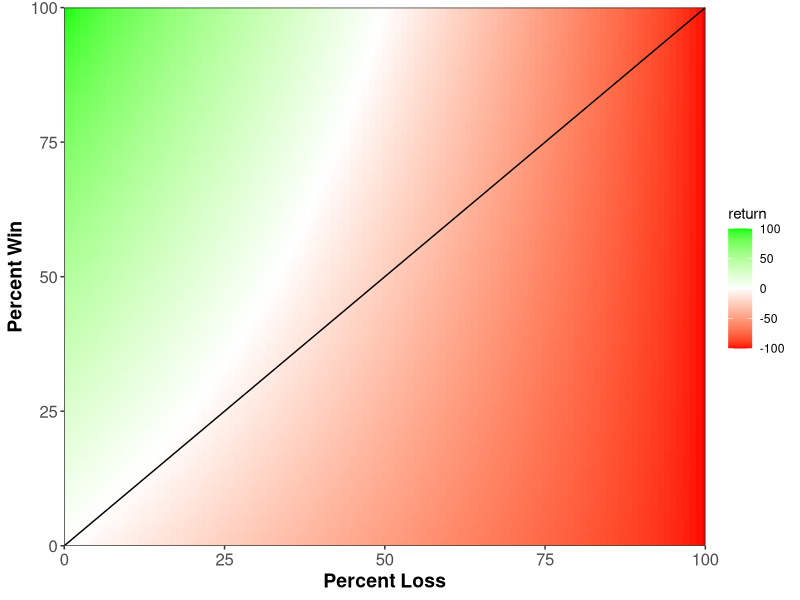

Source code (R):
## ---- chunk 1
knitr::opts_chunk$set(echo = FALSE)
## ---- chunk 2
library("knitr")
loss <- seq(0, 0.8, 0.2)
win <- 1/(1-loss)-1
df <- data.frame(loss, win)
colnames(df) <- c("Percent.Loss", "Percent.Win")
kable(df*100, caption='Percent Win Needed to Offset Percent Loss', digits = 0, align = "c")
## ---- chunk 3
library(ggplot2)
    library(lattice)
    loss <- seq(0,1,by=0.01)
    win <- seq(0, 1,by=0.01)
    grid <- expand.grid(x=loss, y=win)
    grid$ret <- ((1 * (1-grid$x) * (1+grid$y))-1)*100       
    colnames(grid) <- c("loss", "win", "return")
ggplot(grid, (aes(loss * 100, win * 100)))+geom_tile(aes(fill = return))+scale_fill_gradient2(low = "red", mid = "white", high = "green")+
            theme_bw() + theme(axis.text=element_text(size=12), axis.title=element_text(size=14,face="bold"))+
            geom_abline(slope = 1, intercept = 0)+coord_cartesian(xlim = c(0,100), ylim = c(0,100))+scale_y_continuous(expand = c(0,0))+scale_x_continuous(expand = c(0,0))+
            xlab("Percent Loss") +ylab("Percent Win")
